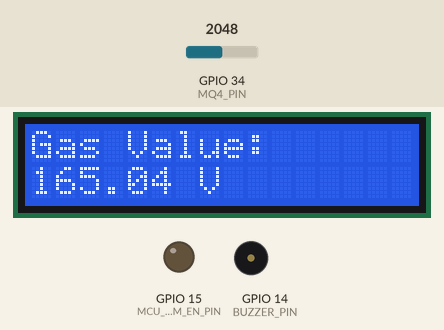
Recording of a sketch running on a simulated ESP32. Shown: 16×2 character LCD, output pins drawn as LEDs (lit = HIGH), buzzer (waves = sounding, pin HIGH). Inputs (shaded band) come from the test bench; at power-on: GPIO 34 (MQ4_PIN) = 2048. The modem accepts every AT command (registered, SIM ready, sends succeed) and sends nothing else; what the sketch prints to the serial monitor is not drawn.

Above: at 11.4 s.
11.5 s: GPIO 34 (MQ4_PIN) set to 3650
At 13.5 s:
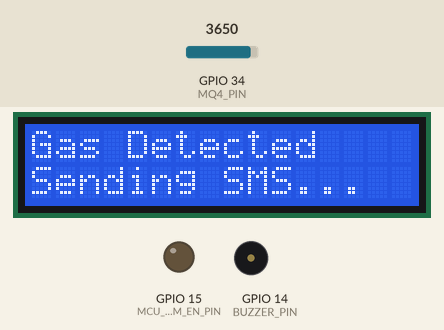
13.8 s: GPIO 34 (MQ4_PIN) set to 3748
At 15.2 s:
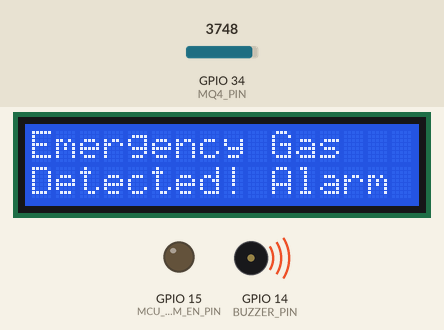
Timing chart, 0 to 16.8 s (numbered marks = the images above; inputs shaded):
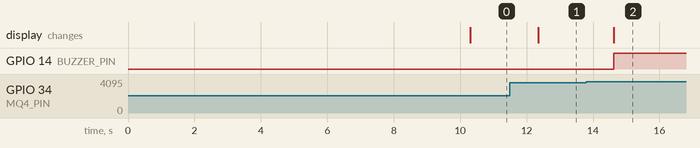

Measured:
- the behaviour switches between 3722 and 3723 on GPIO 34 (MQ4_PIN) (found by bisection; images 1 and 2)
- after the input at 11.5 s, the display: changes after 0.86 s (image 1)
- after the input at 13.8 s, GPIO 14 (BUZZER_PIN): LOW → HIGH after 0.82 s; the display: changes after 0.82 s (image 2)

The sketch:

esp32_AGs_simco.ino
```cpp
#include <Wire.h>
#include <LiquidCrystal_I2C.h>
#include <HardwareSerial.h>

#define MQ4_PIN                 34
#define BUZZER_PIN              14
#define simSerial               Serial2
#define MCU_SIM_BAUDRATE        115200
#define MCU_SIM_TX_PIN          17
#define MCU_SIM_RX_PIN          16
#define MCU_SIM_EN_PIN          15

#define PHONE_NUMBER            "+8801864407944"

LiquidCrystal_I2C lcd(0x27, 16, 2);

void setup() {
    lcd.init();
    lcd.backlight();
    lcd.clear();
    pinMode(MQ4_PIN, INPUT);
    pinMode(BUZZER_PIN, OUTPUT);
    digitalWrite(BUZZER_PIN, LOW);

    pinMode(MCU_SIM_EN_PIN, OUTPUT);
    digitalWrite(MCU_SIM_EN_PIN, LOW);

    delay(20);
    Serial.begin(115200);
    delay(8000);
    simSerial.begin(MCU_SIM_BAUDRATE, SERIAL_8N1, MCU_SIM_RX_PIN, MCU_SIM_TX_PIN);


    sim_at_cmd("AT");
    delay(1000);


    sim_at_cmd("AT+CMGF=1");
    delay(1000);
}

void loop() {
    int sensorValue = analogRead(MQ4_PIN);
    float voltage = sensorValue * 100 * (3.3 / 4095.0);

    lcd.clear();
    if (voltage > 300) {
        lcd.setCursor(0, 0);
        lcd.print("Emergency Gas");
        lcd.setCursor(0, 1);
        lcd.print("Detected! Alarm");
        digitalWrite(BUZZER_PIN, HIGH);
        sent_sms("Emergency Gas Detected! Alarm Triggered!");
        call();
    } else if (voltage > 250) {
        lcd.setCursor(0, 0);
        lcd.print("Gas Detected");
        lcd.setCursor(0, 1);
        lcd.print("Sending SMS...");
        sent_sms("Gas Detected! Sending SMS...");
        digitalWrite(BUZZER_PIN, LOW);
    } else {
        lcd.setCursor(0, 0);
        lcd.print("Gas Value:");
        lcd.setCursor(0, 1);
        lcd.print(voltage, 2);
        lcd.print(" V");
        digitalWrite(BUZZER_PIN, LOW);
    }

    delay(1000);
}

void sim_at_wait() {
    delay(100);
    while (simSerial.available()) {
        Serial.write(simSerial.read());
    }
}

bool sim_at_cmd(String cmd) {
    simSerial.println(cmd);
    sim_at_wait();
    return true;
}

bool sim_at_send(char c) {
    simSerial.write(c);
    return true;
}

void sent_sms(const char* message) {
    sim_at_cmd("AT+CMGS=\"" + String(PHONE_NUMBER) + "\"");
    simSerial.print(message);
    sim_at_send(0x1A);
}

void call() {
    String temp = "ATD";
    temp += PHONE_NUMBER;
    temp += ";";
    sim_at_cmd(temp);

    delay(20000);


    sim_at_cmd("ATH");
}
```
